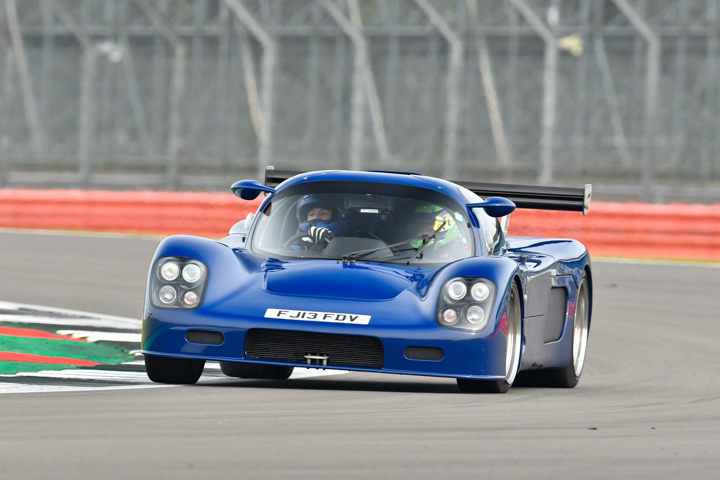
#> input picture 720pcar.jpg, 720 x 480 px
$ python CUDA_bw.py
#> lines starting #> are read from the running program, lines starting #| are printed output that depends on the picture
from numba import cuda
import numpy
from PIL import Image
import time


#importing and formatting image datatype
img = Image.open("720pcar.jpg")
#> img is the input picture: PIL image 720x480 RGB; mean R, G, B 139.9, 140, 143.2
img = img.convert("L")
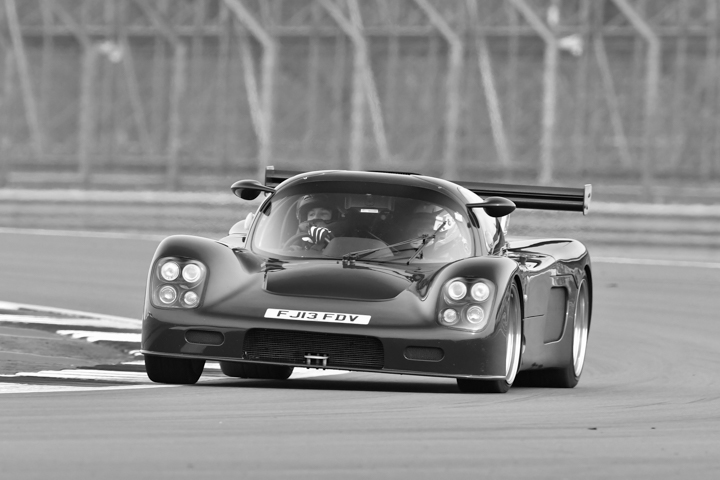
#> img: PIL image 720x480 L; min 0, max 255, mean 140.3

img_array = numpy.array(img)
img_array.setflags(write=1)


@cuda.jit
def colour_filtering(img_array):
    width = cuda.grid(1)
    # if pos is greater than image width
    if width < 720:
        for height in range(480):
            if img_array[height][width] > 145:
                img_array[height][width] = 255
            else:
                img_array[height][width] = 0


threadsperblock = img.width
#> threadsperblock = 720

blockspergrid = 1

s_time = time.time()

cuda.all_sync
#> (the run stopped early here; a loop or call above may not have finished)
